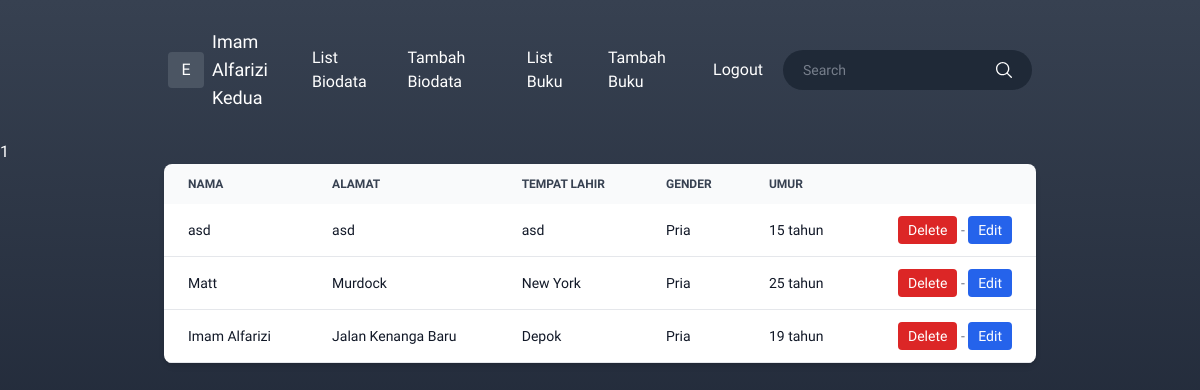
Page /biodata.php (signed in) on the earlier database version.
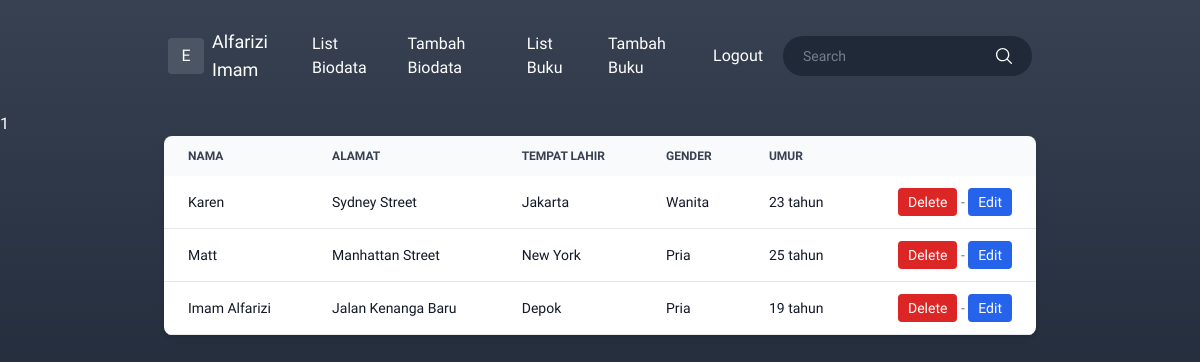
Same page on the later database version.
### tables this page shows
CREATE TABLE `biodata` (
  `id` int(11) NOT NULL,
  `nama` varchar(255) NOT NULL,
  `alamat` text NOT NULL,
  `tempat_lahir` varchar(255) NOT NULL,
  `gender` enum('pria','wanita') NOT NULL,
  `umur` int(2) NOT NULL
);

### biodata.php (the view, shortened to what this page needs)
<?php
if (isset($_SESSION['id']) && isset($_SESSION['email'])) :
  require_once __DIR__ . '/db-config.php';
  $sql = "SELECT * FROM biodata ORDER BY id DESC";
  $statement = $connection->prepare($sql);
  $statement->execute();
  $customers = $statement->fetchAll();
?>
  <!DOCTYPE html>
  <html lang="en">
  <head>
    <script src="https://cdn.tailwindcss.com"></script>
  </head>
  <body>
    <div class="h-screen overflow-y-scroll bg-primary text-white">
      <?= require_once __DIR__ . '/layout/header.php' ?>
      <div class="max-w-4xl px-3 mx-auto">
        <div class="relative overflow-x-auto shadow-md sm:rounded-lg">
          <table class="w-full text-sm text-left text-gray-500 dark:text-gray-400">
            <thead class="text-xs text-gray-700 uppercase bg-gray-50 dark:bg-gray-700 dark:text-gray-400">
              <tr>
                <th scope="col" class="px-6 py-3">
                  Nama
                </th>
                <th scope="col" class="px-6 py-3">
                  Alamat
                </th>
                <th scope="col" class="px-6 py-3">
                  Tempat Lahir
                </th>
                <th scope="col" class="px-6 py-3">
                  Gender
                </th>
                <th scope="col" class="px-6 py-3">
                  Umur
                </th>
                <th scope="col" class="px-6 py-3">
                </th>
              </tr>
            </thead>
            <tbody>
              <?php foreach ($customers as $customer) : ?>
                <tr class="bg-white border-b dark:bg-gray-800 dark:border-gray-700">
                  <th scope="row" class="px-6 py-4 font-medium text-gray-900 dark:text-white whitespace-nowrap">
                    <?= $customer['nama'] ?>
                  </th>
                  <th scope="row" class="px-6 py-4 font-medium text-gray-900 dark:text-white whitespace-nowrap">
                    <?= $customer['alamat'] ?>
                  </th>
                  <th scope="row" class="px-6 py-4 font-medium text-gray-900 dark:text-white whitespace-nowrap">
                    <?= $customer['tempat_lahir'] ?>
                  </th>
                  <th scope="row" class="px-6 py-4 font-medium text-gray-900 dark:text-white whitespace-nowrap">
                    <?= $customer['gender'] == 'pria' ? 'Pria' : 'Wanita' ?>
                  </th>
                  <th scope="row" class="px-6 py-4 font-medium text-gray-900 dark:text-white whitespace-nowrap">
                    <?= $customer['umur'] ?> tahun
                  </th>
                  <td class="px-6 py-4 text-right">
                    <a onclick="return confirm('Apakah yakin data akan di hapus?')" href="./check/check-delete-biodata.php?id=<?= $customer['id'] ?>" class="bg-red-600 hover:bg-red-700 py-1.5 px-2.5 rounded font-medium text-white">Delete</a> -
                    <a href="edit-biodata.php?id=<?= $customer['id'] ?>" class="bg-blue-600 hover:bg-blue-700 py-1.5 px-2.5 rounded font-medium text-white">Edit</a>
                  </td>
                </tr>
              <?php endforeach; ?>
            </tbody>
          </table>
        </div>
      </div>
    </div>
  </body>
  </html>
<?php
else :
  header("Location: login.php");
  exit();
endif;
?>

### layout/header.php
<header class="max-w-5xl mx-auto px-6 sm:px-12 lg:px-20 py-7">
  <div class="flex justify-between items-center">
    <div class="w-2/12 flex items-center hover:cursor-pointer">
      <div class="bg-[#4B5563] text-center h-9 w-9 flex justify-center items-center shrink-0 mr-2 rounded">
        <h1 class="">E</h1>
      </div>
      <h1 class="text-lg"><?= $_SESSION['name'] ?></h1>
    </div>
    <div class="hidden md:flex items-center justify-end w-10/12">
      <ul class="flex items-center space-x-6 md:space-x-6 lg:space-x-8 mr-5">
        <li class="transition hover:opacity-75">
          <a href="biodata.php">List Biodata</a>
        </li>
        <li class="transition hover:opacity-75">
          <a href="add-biodata.php">Tambah Biodata</a>
        </li>
        <li class="transition hover:opacity-75">
          <a href="buku.php">List Buku</a>
        </li>
        <li class="transition hover:opacity-75">
          <a href="add-buku.php">Tambah Buku</a>
        </li>
        <li class="transition hover:opacity-75">
          <a href="logout.php">Logout</a>
        </li>
      </ul>
      <div class="flex items-center justify-between shrink-0 rounded-full bg-[#1F2937] py-2.5 px-5">
        <input type="text" class="bg-transparent focus:outline-none text-sm placeholder:opacity-70 w-full" placeholder="Search" />
        <img src='img/search.svg' class="inline-block !h-4 !w-4 hover:!cursor-pointer hover:!opacity-75" />
      </div>
    </div>
  </div>
</header>

### biodata.php (style rules this page uses)
* { font-family: 'Patrick Hand', cursive; }
.bg-primary { background: linear-gradient(180deg, #374151 0%, #111827 100%) no-repeat; }

Differences in the rows shown:
removed biodata: nama "asd", alamat "asd", tempat_lahir "asd", gender "Pria", umur "15"
added biodata: nama "Karen", alamat "Sydney Street", tempat_lahir "Jakarta", gender "Wanita", umur "23"
changed biodata "Matt": alamat "Murdock" → "Manhattan Street"
Other differences:
$_SESSION['name']: "Imam Alfarizi Kedua" → "Alfarizi Imam"
